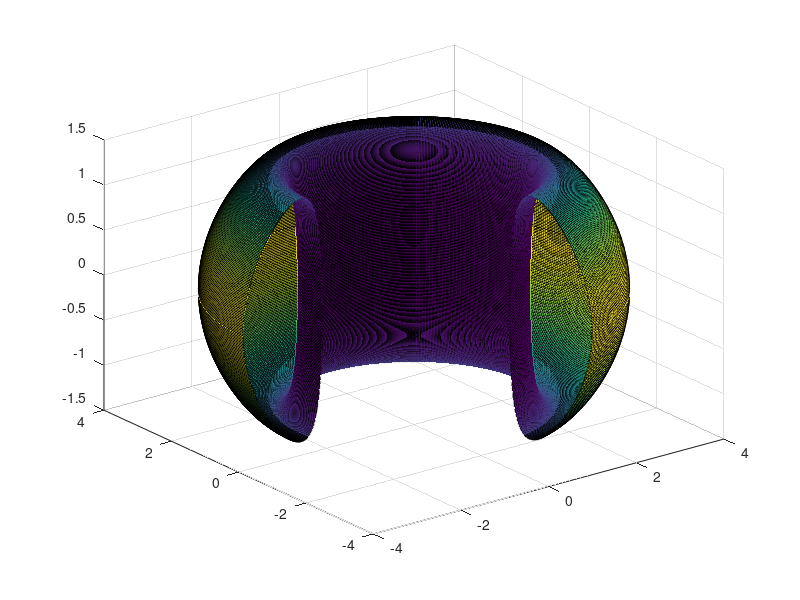

Recreate this plot in MATLAB. (Note: this script raises an error after producing the figure.)
% tokamak_shape_3d.m
% Hua-sheng XIE, IFTS-ZJU, huashengxie@gmail.com, 2012-08-31 10:52
% Ref:
% White, R. B. The Theory of Toroidally Confined Plasmas World Scientific
% Imperial College Press, 2001, P143

close all;clear;clc;
R0=3;a=0.9;kappa=1.5;delta=0.5;b=0.0;

[theta,phi]=meshgrid(0:2*pi/500:2*pi,-0.4*pi:2*pi/500:1.0*pi);
X=(R0-b+(a+b.*cos(theta)).*cos(theta+delta.*sin(theta))).*cos(phi);
Y=(R0-b+(a+b.*cos(theta)).*cos(theta+delta.*sin(theta))).*sin(phi);
Z=(kappa*a).*sin(theta);
R=R0+sqrt(X.^2+Y.^2);

h=surf(X,Y,Z,R); alpha(0.5); shading interp;
colormap(jet); 
% whitebg('b');

set(h,'FaceLighting','flat','FaceColor','interp',...
      'AmbientStrength',0.3);
camlight('right');
lightangle(45,60);
light('position',[-3,-1,3],'style','local');
material shiny;

axis equal; axis tight; axis off; hidden off;

n=1; m=3; q=m/n;
strtitle=['B Field Line, q=m/n=',num2str(m),'/',num2str(n),', R0=',...
    num2str(R0),'m, a=',num2str(a),'m, \kappa=',num2str(kappa),...
    ', \delta=',num2str(delta)];
theta2=0:2*pi/200:2*max(m,n)*pi;
phi2=q.*theta2;
x=(R0-b+(a+b.*cos(theta2)).*cos(theta2+delta.*sin(theta2))).*cos(phi2);
y=(R0-b+(a+b.*cos(theta2)).*cos(theta2+delta.*sin(theta2))).*sin(phi2);
z=(kappa*a).*sin(theta2);
hold on; plot3(x,y,z,'r','LineWidth',1);

title(strtitle);
print('-dpng',['B Field Line, m',num2str(m),'n=',num2str(n),', R0=',...
    num2str(R0),'m, a=',num2str(a),'m, kappa=',num2str(kappa),...
    ', delta=',num2str(delta),'.png']);